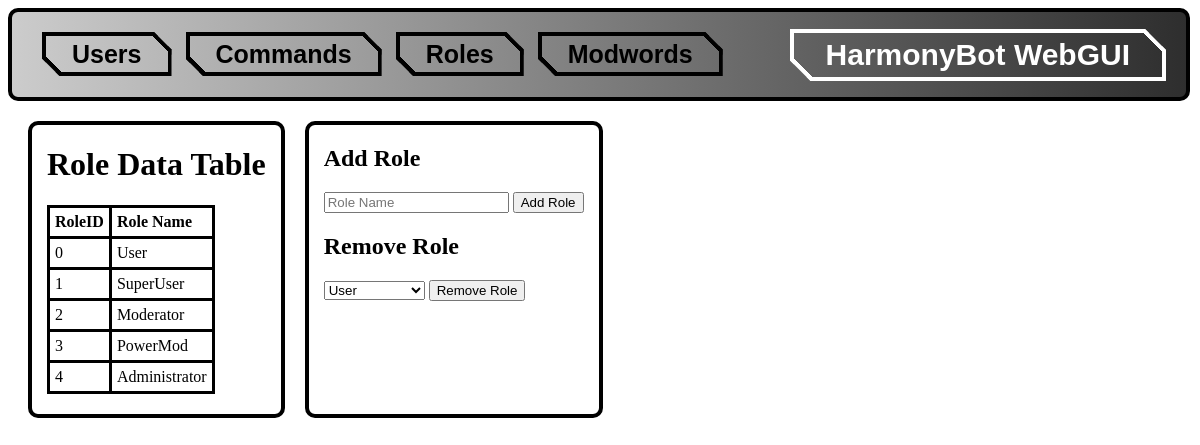
/PHP/roles.php, run on the app's committed database.
### tables this page shows
CREATE TABLE IF NOT EXISTS `Role` (
  `RoleID` INT NOT NULL,
  `RoleName` VARCHAR(45) NOT NULL,
  PRIMARY KEY (`RoleID`),
  UNIQUE INDEX `RoleID_UNIQUE` (`RoleID` ASC) VISIBLE);

### PHP/roles.php (the view, shortened to what this page needs)
<?php
    include_once 'includes/dbh-inc.php';
?>
<!DOCTYPE html>
<html lang="en">
<head>
    <link rel="stylesheet" href="includes/styles.css">
</head>
<body>
    <div class="banner">
        <div class="title">
            <button onclick="window.open('https://github.com/sbourgeois02/HarmonyBot','_blank')">HarmonyBot WebGUI</button>
        </div>
        <div class="buttons">
            <button onclick="window.location.href='index.php'">Users</button>
            <button onclick="window.location.href='commands.php'">Commands</button>
            <button onclick="window.location.href='roles.php'">Roles</button>
            <button onclick="window.location.href='modwords.php'">Modwords</button>
        </div>
    </div>
    <div class="main">
        <div class="content">
            <h1>Role Data Table</h1>
            <table>
                <tr>
                    <th>RoleID</th>
                    <th>Role Name</th>
                </tr>
                <?php
                    $sql = "SELECT * FROM role;";
                    $result = mysqli_query($conn, $sql);
                    $resultCheck = mysqli_num_rows($result);
                    if ($resultCheck > 0) {
                        while ($row = mysqli_fetch_assoc($result)) {
                            echo "<tr><td>" . $row['RoleID'] . "</td><td>" . $row['RoleName'] . "</td></tr>";
                        }
                    }
                ?>
            </table>
        </div>
        <div class="content">
            <h2>Add Role</h2>
            <form action="../PHP/process/addRole.php" method="POST">
                <input type="text" name="roleName" placeholder="Role Name">
                <button type="submit" name="submit">Add Role</button>
                </form>
            <h2>Remove Role</h2>
            <form action="../PHP/process/removeRole.php" method="POST">
                <select name="roleName">
                        <?php
                            $roleName = mysqli_query($conn, "SELECT RoleName FROM role;");
                            while ($roles = mysqli_fetch_assoc($roleName)):;
                        ?>
                        <option value="<?php echo $roles["RoleName"];?>">
                            <?php
                                echo $roles["RoleName"];
                            ?>
                        </option>
                        <?php
                            endwhile;
                        ?>
                </select>
            <button onclick="return confirm('Are you sure you want to remove this role permanently?');" type="submit" name="submit">Remove Role</button>
        </div>
</body>

### PHP/includes/styles.css (style rules this page uses)
table, th, td { border: 3px solid #000; border-collapse: collapse; margin-bottom: 20px; }
th, td { padding: 5px; }
th { text-align: left; }
form { display: inline-block; }
.main { display: flex; margin-top: 20px; flex-direction: row; }
.content { margin-left: 20px; padding-left: 15px; padding-right: 15px; border: #000; border-style: solid; border-width: 4px; border-radius: 10px; }
.banner { width: calc(100% - 50px); height: 45px; margin-right: 100px; background-image: linear-gradient(to right, #ccc, rgb(46, 46, 46)); border: #000; border-style: solid; border-width: 4px; border-radius: 10px; padding: 20px; }
.banner .title { text-align: center; margin-top: -3px; float: right; }
.banner .buttons { float: left; }
.banner .buttons button { --border: 4px; --slant: 0.7em; --color: #000; margin-left: 10px; font-size: 25px; padding: 0.3em 1.2em; border: none; cursor: pointer; font-weight: bold; color: var(--color); background: linear-gradient(to bottom left,var(--color) 50%,#0000 50.1%) top right, linear-gradient(to top right,var(--color) 50%,#0000 50.1%) bottom left; background-size: calc(var(--slant) + 1.3*var(--border)) calc(var(--slant) + 1.3*var(--border)); background-repeat: no-repeat; box-shadow: 0 0 0 200px inset var(--s,#0000), 0 0 0 var(--border) inset var(--color); clip-path: polygon(0 0, calc(100% - var(--slant)) 0, 100% var(--slant), 100% 100%, var(--slant) 100%,0 calc(100% - var(--slant)) ); transition: color var(--t,0.3s), background-size 0.3s; }
.banner .title button { --border: 4px; --slant: 0.7em; --color: #fff; margin-left: 10px; font-size: 30px; padding: 0.3em 1.2em; border: none; font-weight: bold; color: var(--color); background: linear-gradient(to bottom left,var(--color) 50%,#0000 50.1%) top right, linear-gradient(to top right,var(--color) 50%,#0000 50.1%) bottom left; background-size: calc(var(--slant) + 1.3*var(--border)) calc(var(--slant) + 1.3*var(--border)); background-repeat: no-repeat; box-shadow: 0 0 0 200px inset var(--s,#0000), 0 0 0 var(--border) inset var(--color); clip-path: polygon(0 0, calc(100% - var(--slant)) 0, 100% var(--slant), 100% 100%, var(--slant) 100%,0 calc(100% - var(--slant)) ); transition: color var(--t,0.3s), background-size 0.3s; }

### data on the page
role: RoleID "0", RoleName "User"
role: RoleID "1", RoleName "SuperUser"
role: RoleID "2", RoleName "Moderator"
role: RoleID "3", RoleName "PowerMod"
role: RoleID "4", RoleName "Administrator"

### other printed values
form field roleName "User"
